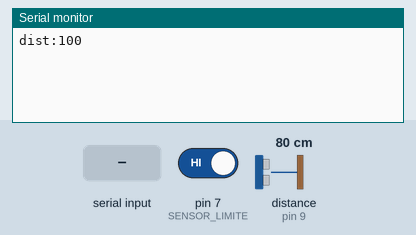
This sketch was run on a simulated Arduino Uno, built with avr-gcc and run on an emulated ATmega328P. On the bench: the last lines printed to the serial monitor. The test bench sets the inputs (shaded band); at power-on: distance to the obstacle (sensor on pin 9) 80 cm, pin 7 (SENSOR_LIMITE) HIGH. The echo pulse lasts 58.3 µs per cm.

Above: at 1.2 s.
1.3 s: "1" received over Serial
At 1.9 s:
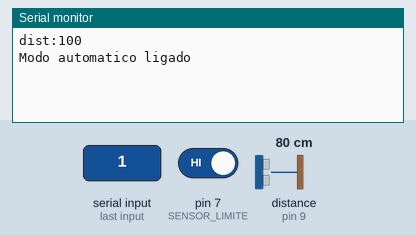
2.8 s: "2" received over Serial
At 2.96 s:
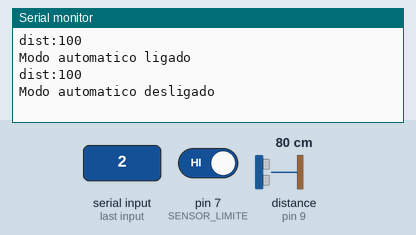
4.3 s: "5" received over Serial
At 4.9 s:
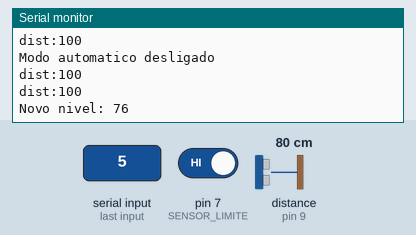
5.8 s: "3" received over Serial
At 5.96 s:
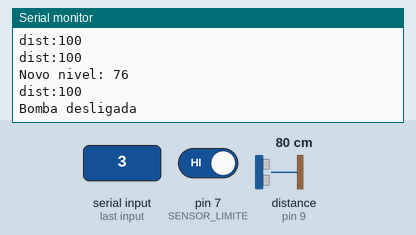
7.3 s: "4" received over Serial
At 7.9 s:
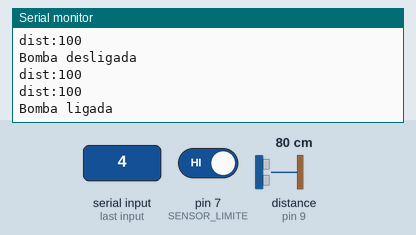
8.8 s: distance to the obstacle (sensor on pin 9) set to 2 cm
At 9.8 s:
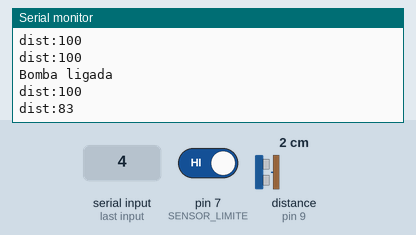

Measured:
- after the input at 1.3 s, the serial monitor: prints a new line at once (image 1)
- after the input at 2.8 s, the serial monitor: prints a new line at once (image 2)
- after the input at 4.3 s, the serial monitor: prints a new line at once (image 3)
- after the input at 5.8 s, the serial monitor: prints a new line at once (image 4)
- after the input at 7.3 s, the serial monitor: prints a new line at once (image 5)
- after the input at 8.8 s, the serial monitor: prints a new line after 0.22 s (image 6)

The sketch:

embarcado.ino
```cpp
/*
 * ControladorNivel.ino
 * Verifica o nivel utilizando um HC-SR04 e um sensor boia
 * Aciona a bomba conforme o nivel objetivo configurado pelo usuario
 * Modo "automatico" e "manual" (usuario consegue ligar e desligar a bomba remotamente)
 */
#include <NewPing.h>

// DEFINICOES
#define ALTURA_TANQUE_MM 125
#define SENSOR_DIST_TX 8  // branco
#define SENSOR_DIST_RX 9  // azul
#define SENSOR_LIMITE 7   // verde
#define ATUADOR_BOMBA 6   // amarelo

// VARIAVEIS GLOBAIS
uint8_t VALOR_NIVEL_100 = 0;
unsigned long ultimo_envio_de_mensagem;
uint8_t MODO_AUTOMATICO = 0;
uint8_t NIVEL_LIMITE_MAXIMO = 95;
uint8_t NIVEL_LIMITE_MINIMO = 5;
uint8_t NIVEL_OBJETIVO = 75;

NewPing sensor_ultrasonico(SENSOR_DIST_TX,  // Pino trigger
                           SENSOR_DIST_RX,  // Pino echo
                           12);             // Maxima distancia em cm


// PROTOTIPOS
void setup();
void loop();
void controlador_nivel_tanque();
void verifica_mensagem_recebida_serial();
void atualizacao_do_valor_do_nivel();

// IMPLEMENTACOES
void setup() {
    Serial.begin(9600);
    ultimo_envio_de_mensagem = millis();
}

void loop() {
    verifica_mensagem_recebida_serial();
    if (millis() - ultimo_envio_de_mensagem > 1000) {
        atualizacao_do_valor_do_nivel();
        Serial.print("dist:");
        Serial.println(VALOR_NIVEL_100);
        ultimo_envio_de_mensagem = millis();
    }
    controlador_nivel_tanque();
}

void controlador_nivel_tanque() {
    if (digitalRead(SENSOR_LIMITE) == 0) {
        digitalWrite(ATUADOR_BOMBA, 0);
        return;
    }

    if (MODO_AUTOMATICO == 1) {
        if (VALOR_NIVEL_100 > NIVEL_LIMITE_MAXIMO) {
            digitalWrite(ATUADOR_BOMBA, 0);
        } else if (VALOR_NIVEL_100 > NIVEL_LIMITE_MINIMO) {
            if (VALOR_NIVEL_100 > NIVEL_OBJETIVO) {
                digitalWrite(ATUADOR_BOMBA, 0);
            }
            if (VALOR_NIVEL_100 < NIVEL_OBJETIVO) {
                digitalWrite(ATUADOR_BOMBA, 1);
            }
        } else {
            digitalWrite(ATUADOR_BOMBA, 1);
        }
    }
}

void verifica_mensagem_recebida_serial() {
    char byte_lido;
    while (Serial.available() > 0) {
        byte_lido = Serial.read();
        // Serial.print(byte_lido);  // echo

        // Sempre verifica se foi alterado o modo de funcionamento
        if (byte_lido == '1') {
            MODO_AUTOMATICO = 1;
            Serial.println("Modo automatico ligado");
        } else if (byte_lido == '2') {
            MODO_AUTOMATICO = 0;
            Serial.println("Modo automatico desligado");
        } else if (byte_lido == '5') {
            NIVEL_OBJETIVO++;
            if (NIVEL_OBJETIVO > 100)
                NIVEL_OBJETIVO = 100;
            Serial.print("Novo nivel: ");
            Serial.println(NIVEL_OBJETIVO);
        } else if (byte_lido == '6') {
            NIVEL_OBJETIVO--;
            if (NIVEL_OBJETIVO < 0)
                NIVEL_OBJETIVO = 0;
            Serial.print("Novo nivel: ");
            Serial.println(NIVEL_OBJETIVO);
        }

        // Se nao estiver no modo automatico, faz as acoes do usuario
        if (MODO_AUTOMATICO == 0) {
            if (byte_lido == '3') {
                digitalWrite(ATUADOR_BOMBA, 0);
                Serial.println("Bomba desligada");
            } else if (byte_lido == '4') {
                digitalWrite(ATUADOR_BOMBA, 1);
                Serial.println("Bomba ligada");
            }
        }
    }
}

void atualizacao_do_valor_do_nivel() {
    unsigned long leitura_us;
    unsigned int leitura_cm;

    leitura_us = sensor_ultrasonico.ping();
    leitura_cm = sensor_ultrasonico.convert_cm(leitura_us);
    leitura_cm = 12 - leitura_cm;

    VALOR_NIVEL_100 = (leitura_cm * 100) / 12;
}
```
